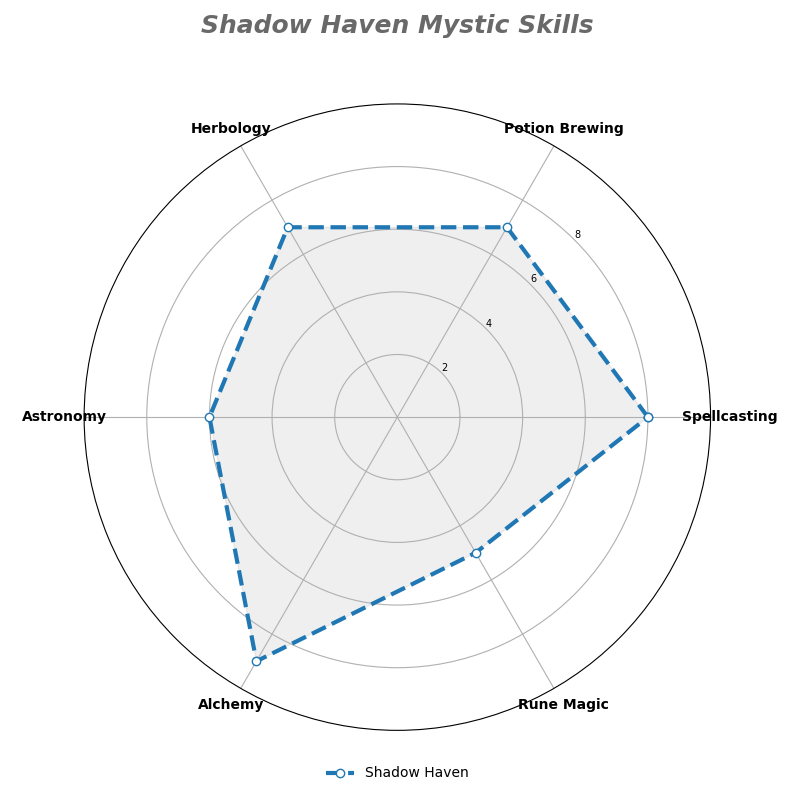

This figure's Python source:
import numpy as np
import matplotlib.pyplot as plt
from math import pi

domains = ['Spellcasting', 'Potion Brewing', 'Herbology', 
           'Astronomy', 'Alchemy', 'Rune Magic']

arcane_academy = [7, 8, 5, 9, 6, 8]
elderwood_grove = [8, 6, 9, 8, 5, 7]
silver_spire = [6, 9, 7, 7, 8, 6]
shadow_haven = [8, 7, 7, 6, 9, 5]

academies_data = {
    'Arcane Academy': arcane_academy,
    'Elderwood Grove': elderwood_grove,
    'Silver Spire': silver_spire,
    'Shadow Haven': shadow_haven
}

academy_colors = {
    'Arcane Academy': 'darkorchid',
    'Elderwood Grove': 'limegreen',
    'Silver Spire': '#C0C0C0',
    'Shadow Haven': 'dimgray'
}

def create_radar_chart(title, academy_data, labels, academy_name, color):
    num_vars = len(labels)
    angles = np.linspace(0, 2 * pi, num_vars, endpoint=False).tolist()
    academy_data += academy_data[:1]
    angles += angles[:1]

    fig, ax = plt.subplots(figsize=(8, 8), subplot_kw=dict(polar=True))
    plt.xticks(angles[:-1], labels, color='black', size=10, fontweight='bold')
    ax.set_rlabel_position(45)
    plt.yticks([2, 4, 6, 8], ["2", "4", "6", "8"], color="black", size=7,)
    plt.ylim(0, 10)

    ax.plot(angles, academy_data, linewidth=3, linestyle='--', marker='o', label=academy_name, markerfacecolor='white')
    ax.fill(angles, academy_data, color=color, alpha=0.1)

    plt.title(title, size=18, color=color, y=1.1, weight='heavy', style='italic')
    plt.legend(loc='lower center', bbox_to_anchor=(0.5, -0.1), frameon=False)

for academy_name, skill_levels in academies_data.items():
    create_radar_chart(f'{academy_name} Mystic Skills', skill_levels, domains, academy_name, academy_colors[academy_name])

plt.tight_layout()
plt.show()
